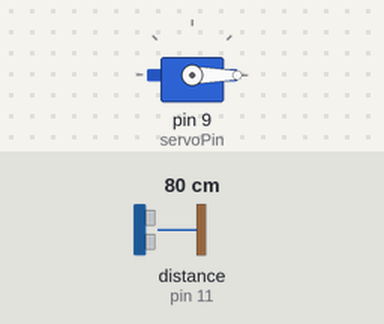
Recording of a sketch running on a simulated Arduino Uno, built with avr-gcc and run on an emulated ATmega328P. Shown: servo. The test bench sets the inputs (shaded band); at power-on: distance to the obstacle (sensor on pin 11) 80 cm. The echo pulse lasts 58.3 µs per cm.

Above: at 1.2 s.
1.3 s: distance to the obstacle (sensor on pin 11) set to 2 cm
At 21.7 s:
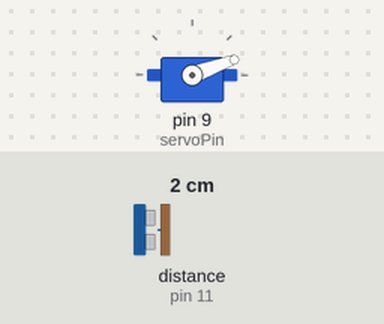
Timing chart, 0 to 23.4 s (numbered marks = the images above; inputs shaded):
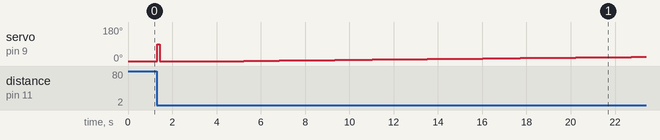

The sketch:

B_BCode.ino
```cpp
//! INCLUDES
#include <Ultrasonic.h>
#include <Servo.h>
#include <PID_v1.h>
#include <ResponsiveAnalogRead.h>

//! PIN DEFINITIONS
#define servoPin 9
#define pTrigger 12
#define pEcho 11

//! RAMP DEFINITIONS
#define distMax 30
#define distMin 3

//! PID
float Kp = 2.5; // P value
float Ki = 0.2; // I value
float Kd = 0.7; // D value

//! Variables
double setpoint, input, output; //? Create variables to PID object
//int correctionServo = 0;

//! PID & Sensor
PID myPID(&input, &output, &setpoint, Kp, Ki, Kd, DIRECT); //? Create a PID object
ResponsiveAnalogRead analog(0, true); //? Create a ResponsiveAnalogRead object
Servo myServo; //? Create a Servo object
Ultrasonic ultrasonic(pTrigger, pEcho); //? create a Ultrasonic object

//! Functions
float readUltrasonicSensor(){
  int rawDist=0, filteredDist=0;
  rawDist = ultrasonic.read();
  analog.update(rawDist);
  filteredDist = analog.getValue();
  return (filteredDist);
}

void printmonitor(){ //? plot the graph in the monitor
  Serial.print(ultrasonic.read());
  Serial.print("\t");
  Serial.print(analog.getValue());
  Serial.println("");
  delay(20);
}

//! Setup
void setup() {
  Serial.begin(9600);
  myServo.attach(servoPin); //? set the servo pin
  myPID.SetMode(AUTOMATIC); //? set PID to automatic
  myPID.SetOutputLimits(-90,90); //? set PID limit between -90 and 90
}

//! Loop
void loop() {
  setpoint = 8; //? set point
  input = readUltrasonicSensor(); //? save the current filtered distance to be the PID input
  myPID.Compute(); //? calculate the PID output
  // correctionServo = 90 + output //! use as servo angle if needed
  myServo.write(output); //? write the output to the Servomotor
}
```

Measured:
- after the input at 1.3 s, servo on pin 9 (servoPin): 0° → 90° at once, → 0° 0.10 s later, → 1° 3.8 s later, → 2° 0.80 s later, … (24 changes in this stretch)
